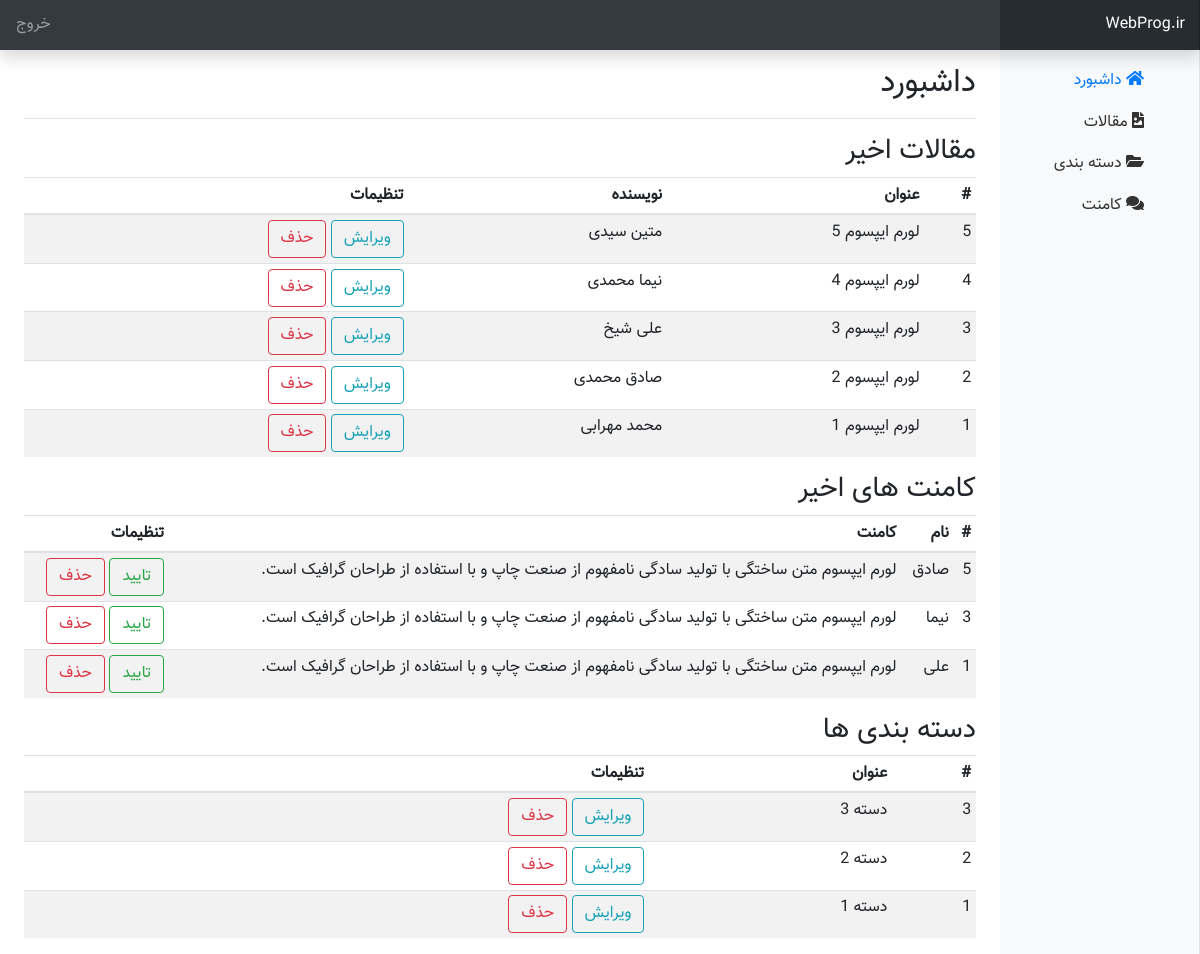
/admin/index.php (signed in), run on the app's committed database.
### tables this page shows
CREATE TABLE `posts` (
  `id` int(11) NOT NULL,
  `title` varchar(191) NOT NULL,
  `category_id` int(11) NOT NULL,
  `body` text NOT NULL,
  `author` varchar(191) NOT NULL,
  `image` varchar(191) NOT NULL
);

CREATE TABLE `comments` (
  `id` int(11) NOT NULL,
  `name` varchar(100) NOT NULL,
  `comment` text NOT NULL,
  `post_id` int(11) NOT NULL,
  `status` tinyint(1) NOT NULL DEFAULT 0
);

CREATE TABLE `categories` (
  `id` int(11) NOT NULL,
  `title` varchar(100) NOT NULL
);

### admin/index.php (the view, shortened to what this page needs)
<?php
include("./include/header.php");
$query_posts = "SELECT * FROM posts ORDER BY id DESC";
$posts = $db->query($query_posts);
$query_comments = "SELECT * FROM comments WHERE status='0' ORDER BY id DESC";
$comments = $db->query($query_comments);
$query_categories = "SELECT * FROM categories ORDER BY id DESC";
$categories = $db->query($query_categories);
?>
<div class="container-fluid">
    <div class="row">
        <?php include('./include/sidebar.php') ?>
        <main role="main" class="col-md-9 ml-sm-auto col-lg-10 px-4">
            <div class="d-flex justify-content-between flex-wrap flex-md-nowrap align-items-center pt-3 pb-2 mb-3 border-bottom">
                <h1 class="h2">داشبورد</h1>
            </div>
            <h3>مقالات اخیر</h3>
            <div class="table-responsive">
                <table class="table table-striped table-sm">
                    <thead>
                        <tr>
                            <th>#</th>
                            <th>عنوان</th>
                            <th>نویسنده</th>
                            <th>تنظیمات</th>
                        </tr>
                    </thead>
                    <tbody>
                        <?php
                        if ($posts->rowCount() > 0) {
                            foreach ($posts as $post) {
                                ?>
                                <tr>
                                    <td> <?php echo $post['id'] ?> </td>
                                    <td> <?php echo $post['title'] ?> </td>
                                    <td> <?php echo $post['author'] ?> </td>
                                    <td>
                                        <a href="edit_post.php?id=<?php echo $post['id'] ?>" class="btn btn-outline-info">ویرایش</a>
                                        <a href="index.php?entity=post&action=delete&id=<?php echo $post['id'] ?>" class="btn btn-outline-danger">حذف</a>
                                    </td>
                                </tr>
                            <?php
                                }
                            } else {
                                ?>
                            <div class="alert alert-danger" role="alert">
                                مقاله برای نمایش وجود ندارد!!!
                            </div>
                        <?php
                        }
                        ?>
                    </tbody>
                </table>
            </div>
            <h3>کامنت های اخیر</h3>
            <div class="table-responsive">
                <table class="table table-striped table-sm">
                    <thead>
                        <tr>
                            <th>#</th>
                            <th>نام</th>
                            <th>کامنت</th>
                            <th>تنظیمات</th>
                        </tr>
                    </thead>
                    <tbody>
                        <?php
                        if ($comments->rowCount() > 0) {
                            foreach ($comments as $comment) {
                                ?>
                                <tr>
                                    <td> <?php echo $comment['id'] ?> </td>
                                    <td> <?php echo $comment['name'] ?> </td>
                                    <td> <?php echo $comment['comment'] ?> </td>
                                    <td>
                                        <a href="index.php?entity=comment&action=approve&id=<?php echo $comment['id'] ?>" class="btn btn-outline-success">تایید</a>
                                        <a href="index.php?entity=comment&action=delete&id=<?php echo $comment['id'] ?>" class="btn btn-outline-danger">حذف</a>
                                    </td>
                                </tr>
                            <?php
                                }
                            } else {
                                ?>
                            <div class="alert alert-danger" role="alert">
                                کامنتی برای نمایش وجود ندارد!!!
                            </div>
                        <?php
                        }
                        ?>
                    </tbody>
                </table>
            </div>
            <h3>دسته بندی ها</h3>
            <div class="table-responsive">
                <table class="table table-striped table-sm">
                    <thead>
                        <tr>
                            <th>#</th>
                            <th>عنوان</th>
                            <th>تنظیمات</th>
                        </tr>
                    </thead>
                    <tbody>
                        <?php
                        if ($categories->rowCount() > 0) {
                            foreach ($categories as $category) {
                                ?>
                                <tr>
                                    <td> <?php echo $category['id'] ?> </td>
                                    <td> <?php echo $category['title'] ?> </td>
                                    <td>
                                        <a href="edit_category.php?id=<?php echo $category['id'] ?>" class="btn btn-outline-info">ویرایش</a>
                                        <a href="index.php?entity=category&action=delete&id=<?php echo $category['id'] ?>" class="btn btn-outline-danger">حذف</a>
                                    </td>
                                </tr>
                            <?php
                                }
                            } else {
                                ?>
                            <div class="alert alert-danger" role="alert">
                                دسته ای برای نمایش وجود ندارد!!!
                            </div>
                        <?php
                        }
                        ?>
                    </tbody>
                </table>
            </div>
        </main>
    </div>
</div>

### admin/css/admin.css (style rules this page uses)
body { direction: rtl; text-align: right !important; font-family: "Vazir" !important; line-height: 1.6; }
[role="main"] { padding-top: 110px; }
@media (min-width: 768px) { [role="main"] { padding-top: 48px; } }

### data on the page
posts: id "5", title "لورم ایپسوم 5", author "متین سیدی"
posts: id "4", title "لورم ایپسوم 4", author "نیما محمدی"
posts: id "3", title "لورم ایپسوم 3", author "علی شیخ"
posts: id "2", title "لورم ایپسوم 2", author "صادق محمدی"
posts: id "1", title "لورم ایپسوم 1", author "محمد مهرابی"
comments: id "5", name "صادق", comment "لورم ایپسوم متن ساختگی با تولید سادگی نامفهوم از صنعت چاپ و با استفاده از طراحان گرافیک است."
comments: id "3", name "نیما", comment "لورم ایپسوم متن ساختگی با تولید سادگی نامفهوم از صنعت چاپ و با استفاده از طراحان گرافیک است."
comments: id "1", name "علی", comment "لورم ایپسوم متن ساختگی با تولید سادگی نامفهوم از صنعت چاپ و با استفاده از طراحان گرافیک است."
categories: id "3", title "دسته 3"
categories: id "2", title "دسته 2"
categories: id "1", title "دسته 1"
